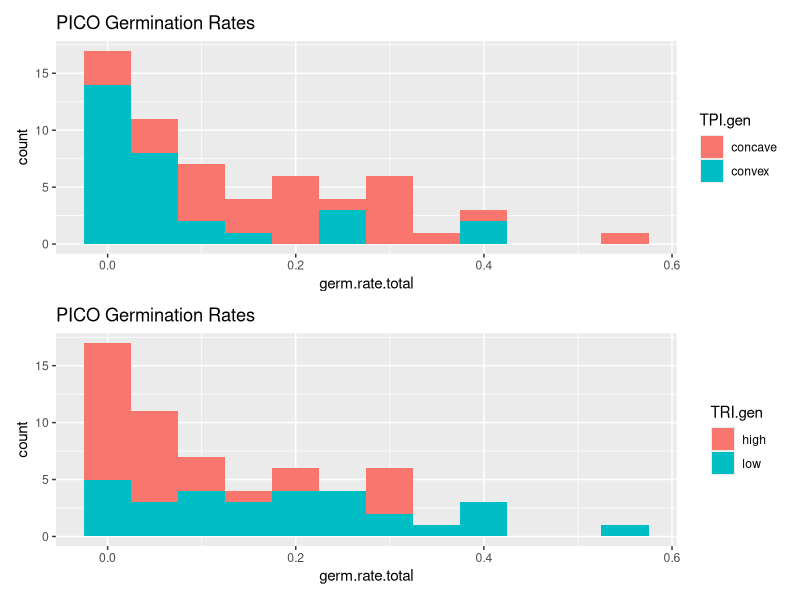
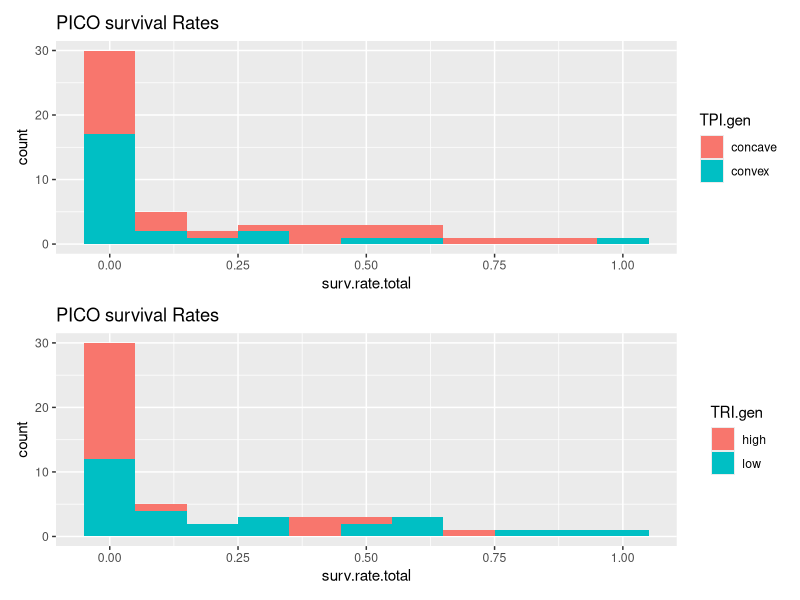
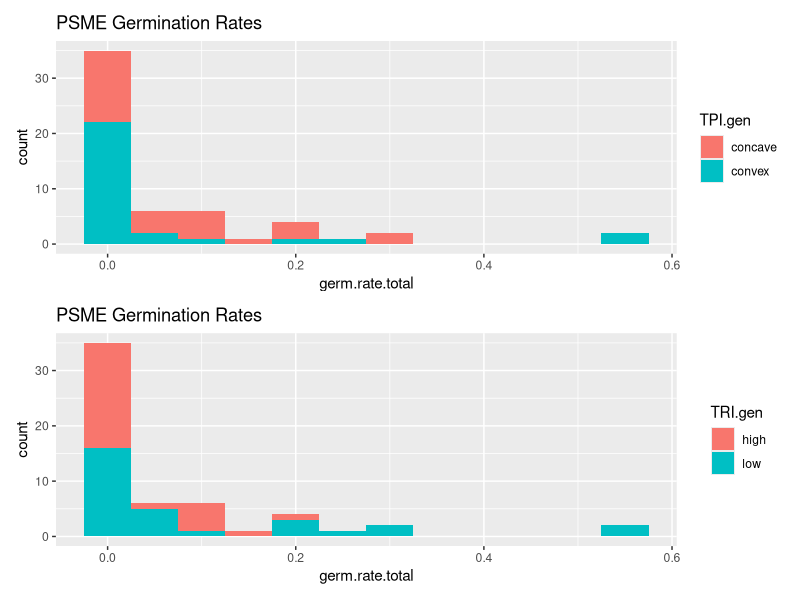
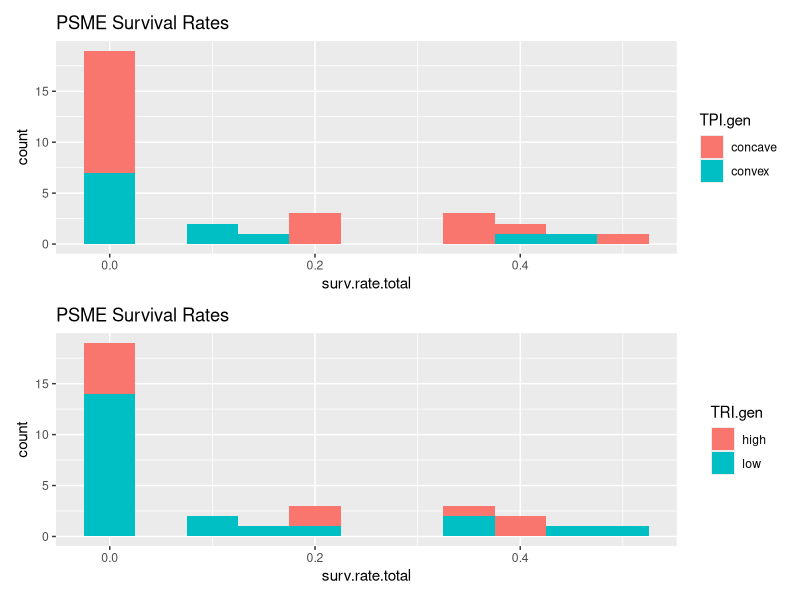
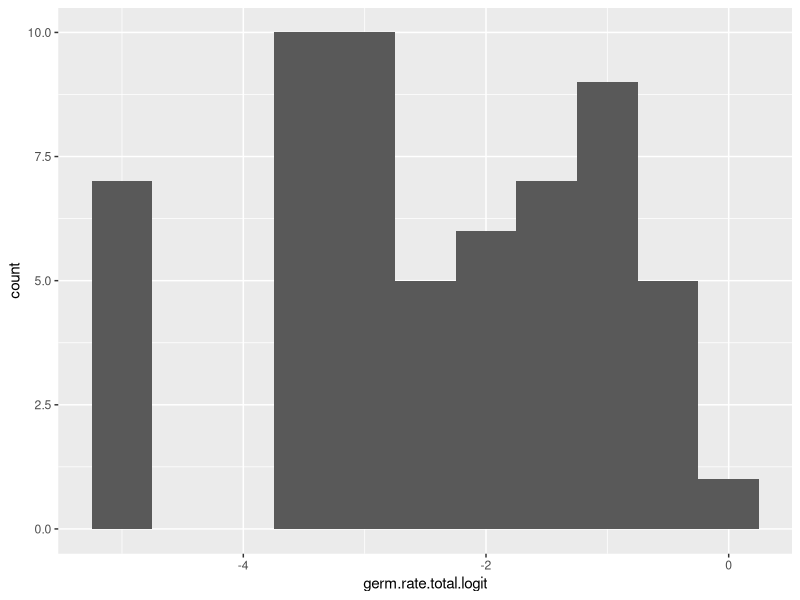
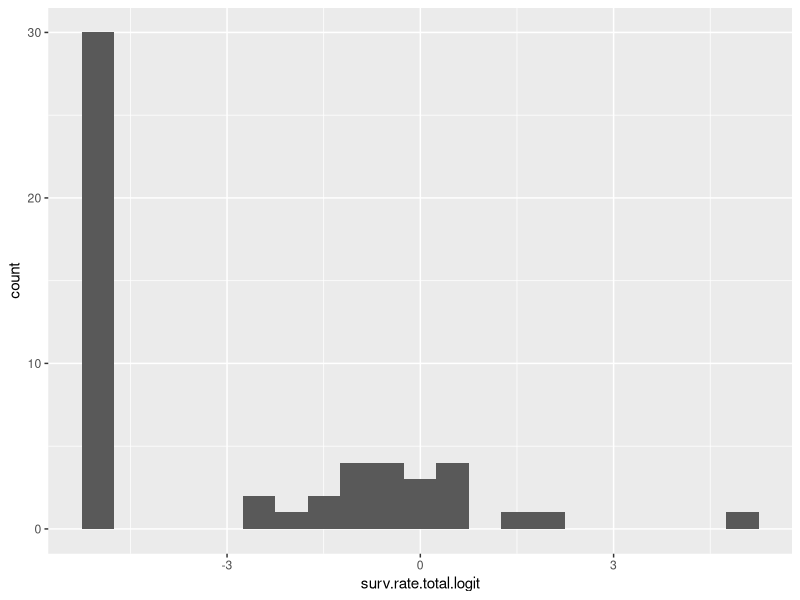
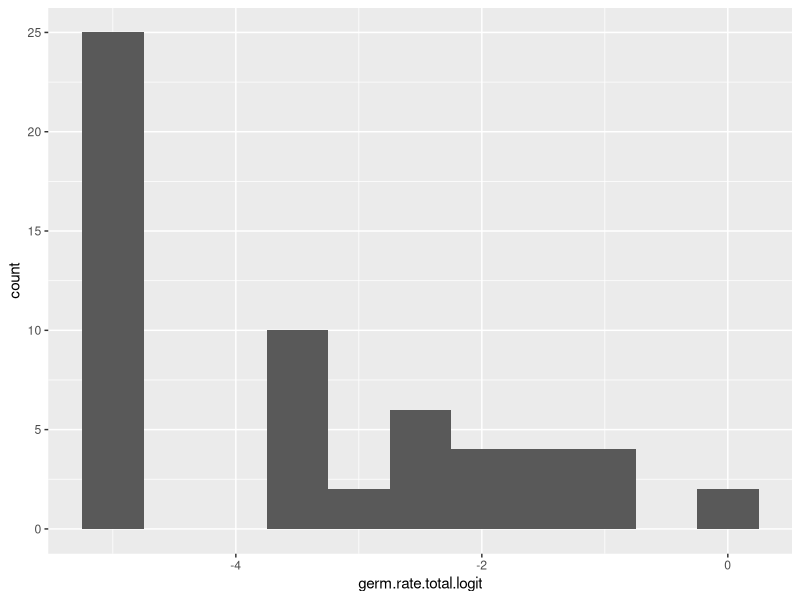
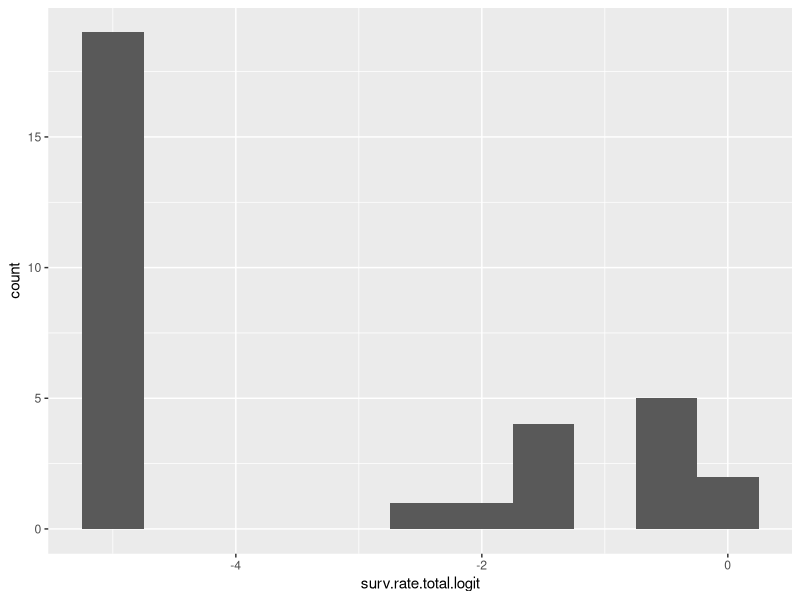

Write the R code that produced these figures, in order.
germ<- read.csv("Data/germination_establishment.summaries.csv")

## Note: logistic regression doesn't require normality, so it's fine that the
## histograms aren't showing a normal distribution. 

library(dplyr)
library(ggplot2)
library(patchwork) #allows multiple figs in a frame
library(scales) #can override default breaks, labels, transformations, and palettes
library(ggrepel)

pico.germ_est<- germ%>% filter(Species== "pico")
psme.germ_est<- germ %>% filter(Species == "psme")

#visualising data with histograms
#Untransformed data
  ## PICO germ
pico.TPI.germ.hist <- ggplot(pico.germ_est, aes(x = germ.rate.total, fill = TPI.gen))+
  geom_histogram(binwidth = 0.05)+
  labs(title = "PICO Germination Rates")
pico.TRI.germ.hist <- ggplot(pico.germ_est, aes(x = germ.rate.total, fill = TRI.gen))+
  geom_histogram(binwidth = 0.05)+
  labs(title = "PICO Germination Rates")

pico.TPI.germ.hist / pico.TRI.germ.hist
#ggsave("Output/pico.germ.hist.svg")

  ## PICO survival
pico.TPI.surv.hist <- ggplot(pico.germ_est, aes(x = surv.rate.total, fill = TPI.gen))+
  geom_histogram(binwidth = 0.1)+
  labs(title = "PICO survival Rates")
pico.TRI.surv.hist <- ggplot(pico.germ_est, aes(x = surv.rate.total, fill = TRI.gen))+
  geom_histogram(binwidth = 0.1)+
  labs(title = "PICO survival Rates")

pico.TPI.surv.hist / pico.TRI.surv.hist
#ggsave("Output/pico.surv.hist.svg")

  ## PSME germ
psme.TPI.germ.hist <- ggplot(psme.germ_est, aes(x = germ.rate.total, fill = TPI.gen))+
  geom_histogram(binwidth = 0.05)+
  labs(title = "PSME Germination Rates")
psme.TRI.germ.hist <- ggplot(psme.germ_est, aes(x = germ.rate.total, fill = TRI.gen))+
  geom_histogram(binwidth = 0.05)+
  labs(title = "PSME Germination Rates")

psme.TPI.germ.hist / psme.TRI.germ.hist
#ggsave("Output/psme.germ.hist.svg")

  ## PSME survival
psme.TPI.surv.hist <- ggplot(subset(psme.germ_est, !is.na(surv.rate.total)), aes(x = surv.rate.total, fill = TPI.gen))+
  geom_histogram(binwidth = 0.05)+
  labs(title = "PSME Survival Rates")
psme.TRI.surv.hist <- ggplot(subset(psme.germ_est, !is.na(surv.rate.total)), aes(x = surv.rate.total, fill = TRI.gen))+
  geom_histogram(binwidth = 0.05)+
  labs(title = "PSME Survival Rates")

psme.TPI.surv.hist / psme.TRI.surv.hist
#ggsave("Output/psme.surv.hist.svg")

#visualising data with histograms
#logit-transformed data
## PICO germ
ggplot(pico.germ_est, aes(x = germ.rate.total.logit))+
  geom_histogram(binwidth = 0.5)
## PICO survival
ggplot(pico.germ_est, aes(x = surv.rate.total.logit))+
  geom_histogram(binwidth = 0.5)
## PSME germination
ggplot(psme.germ_est, aes(x = germ.rate.total.logit))+
  geom_histogram(binwidth = 0.5)
## PSME survival
ggplot(subset(psme.germ_est, !is.na(surv.rate.total)), aes(x = surv.rate.total.logit))+
  geom_histogram(binwidth = 0.5)

#visualizing with scatterplots
#PICO
#With TPI on the x axis and TRI as the color
pico.germ.scat <- ggplot(pico.germ_est)+
  geom_jitter(aes(x= TPI.gen, y = germ.rate.total, color = TRI.gen), width = 0.2)+
  labs(title = "PICO Germination Rates")
pico.surv.scat <- ggplot(pico.germ_est)+
  geom_jitter(aes(x= TPI.gen, y = surv.rate.total, color = TRI.gen), width = 0.2)+
  labs(title = "PICO Survival Rates")

pico.germ.scat + pico.surv.scat
#ggsave("Output/pico.scatterplot.svg")

#with TRI on the x axis and TPI as the color
pico.germ.scat.TRI <- ggplot(pico.germ_est)+
  geom_jitter(aes(x= TRI.gen, y = germ.rate.total, color = TPI.gen), width = 0.2)+
  labs(title = "PICO Germination Rates")
pico.surv.scat.TRI <- ggplot(pico.germ_est)+
  geom_jitter(aes(x= TRI.gen, y = surv.rate.total, color = TPI.gen), width = 0.2)+
  labs(title = "PICO Survival Rates")

pico.germ.scat.TRI + pico.surv.scat.TRI
#ggsave("Output/pico.scatterplot.TRI.svg")

#PSME
#With TPI on the x axis and TRI as the color
psme.germ.scat <- ggplot(psme.germ_est)+
  geom_jitter(aes(x= TPI.gen, y = germ.rate.total, color = TRI.gen), width = 0.2)+
  labs(title = "PSME Germination Rates")
psme.surv.scat <- ggplot(subset(psme.germ_est, !is.na(surv.rate.total)))+
  geom_jitter(aes(x= TPI.gen, y = surv.rate.total, color = TRI.gen,), width = 0.2)+
  labs(title = "PSME Survival Rates")

psme.germ.scat + psme.surv.scat
#ggsave("Output/psme.scatterplot.TPI.svg")

#with TRI on the x axis and TPI as the color
psme.germ.scat.TRI <- ggplot(psme.germ_est)+
  geom_jitter(aes(x= TRI.gen, y = germ.rate.total, color = TPI.gen), width = 0.2)+
  labs(title = "PSME Germination Rates")
psme.surv.scat.TRI <- ggplot(subset(psme.germ_est, !is.na(surv.rate.total)))+
  geom_jitter(aes(x= TRI.gen, y = surv.rate.total, color = TPI.gen,), width = 0.2)+
  labs(title = "PSME Survival Rates")

psme.germ.scat.TRI + psme.surv.scat.TRI
#ggsave("Output/psme.scatterplot.TRI.svg")
